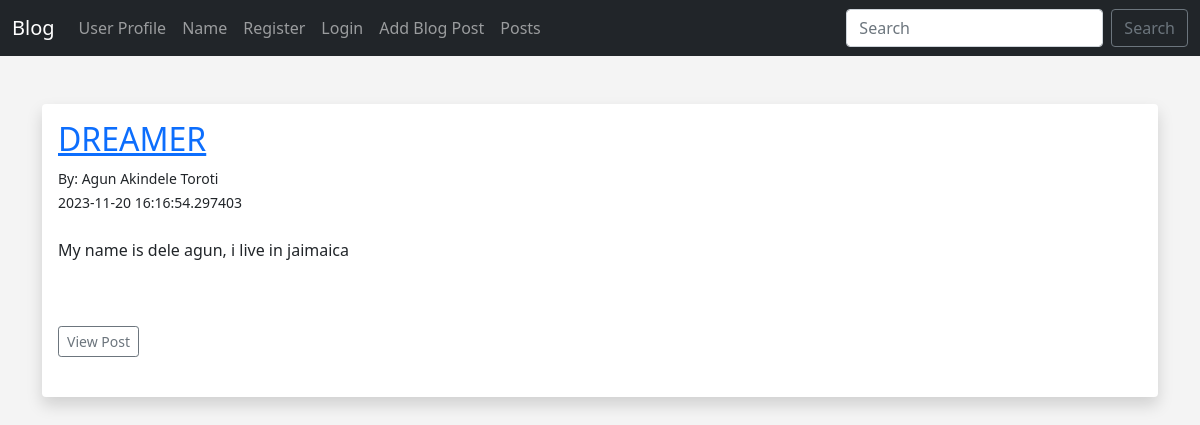
/posts, run on an earlier commit of the app's database.
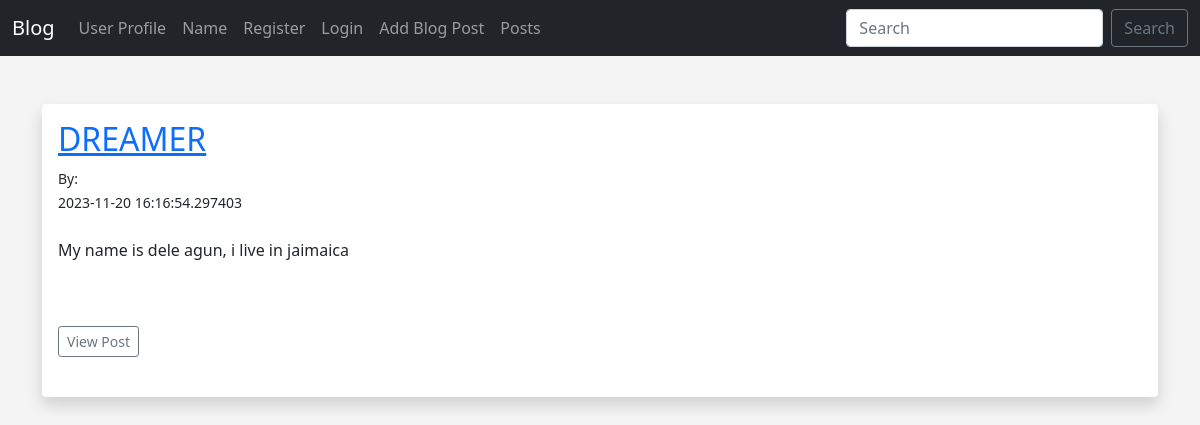
And on a later commit of the database.
### app.py (models this page shows, shortened)
class Posts(db.Model):
	id = db.Column(db.Integer, primary_key=True)
	title = db.Column(db.String(255))
	content = db.Column(db.Text)
	date_posted = db.Column(db.DateTime, default=datetime.utcnow)
	slug = db.Column(db.String(255))
	poster_id = db.Column(db.Integer, db.ForeignKey('users.id'))

class Users(db.Model, UserMixin):
	id = db.Column(db.Integer, primary_key=True)
	username = db.Column(db.String(20), nullable=False, unique=True)
	name = db.Column(db.String(200), nullable=False)
	email = db.Column(db.String(120), nullable=False, unique=True)
	favorite_color = db.Column(db.String(120))
	about_author = db.Column(db.Text(), nullable=True)
	date_added = db.Column(db.DateTime, default=datetime.utcnow)
	profile_pic = db.Column(db.String(), nullable=True)
	password_hash = db.Column(db.String(128))
	posts = db.relationship('Posts', backref='poster')
	@property
	def password(self):
		raise AttributeError('password is not a readable attribute!')

### app.py (the view)
@app.route('/posts')
def posts():
	posts = Posts.query.order_by(Posts.date_posted)
	return render_template("posts.html", posts=posts)

### webforms.py
class SearchForm(FlaskForm):
	searched = StringField("Searched", validators=[DataRequired()])
	submit = SubmitField("Submit")

### app.py (called while the page is built)
@app.context_processor
def base():
	form = SearchForm()
	return dict(form=form)

### templates/posts.html (shortened to what this page needs)
{% extends 'base.html' %}
{% block content %}
<br/>
{% for post in posts %}
<div class="shadow p-3 mb-5 bg-body rounded">
	<h2><a href="{{ url_for('post', id=post.id)}}">{{ post.title }}</a></h2>
	<small>By: {{ post.poster.name }}<br/>
	{{ post.date_posted }}</small> <br/><br/>
	{{ post.content|safe }}
	<br/><br/>
	<a href="{{ url_for('post', id=post.id)}}" class="btn btn-outline-secondary btn-sm">View Post</a>
	<br/><br/>
</div>
<br/>
{% endfor %}
{% endblock %}

What changed in the data, as far as the page shows it:
changed Posts "DREAMER": poster.name "Agun Akindele Toroti" → (not shown)
